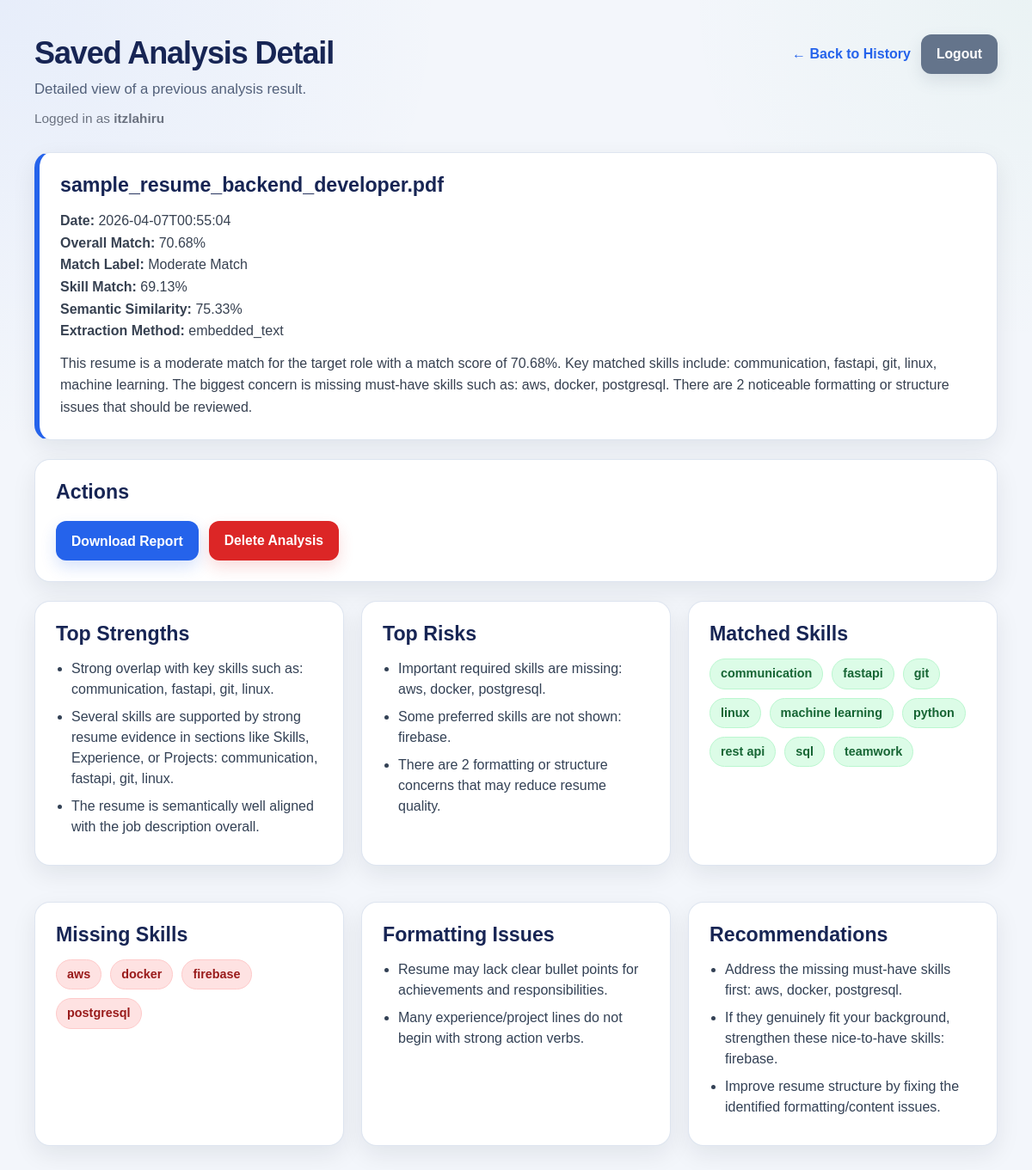
Screenshot of /history/6 (signed in) with the database file from the repository.
### tables this page shows
CREATE TABLE users (
            id INTEGER PRIMARY KEY AUTOINCREMENT,
            username TEXT NOT NULL UNIQUE,
            password_hash TEXT NOT NULL,
            created_at TEXT NOT NULL
        );

CREATE TABLE analyses (
            id INTEGER PRIMARY KEY AUTOINCREMENT,
            filename TEXT NOT NULL,
            analyzed_at TEXT NOT NULL,
            extraction_method TEXT,
            match_label TEXT,
            overall_match REAL,
            skill_match REAL,
            semantic_similarity REAL,
            feedback_summary TEXT,
            job_description TEXT,
            matched_skills TEXT,
            missing_skills TEXT,
            required_missing_skills TEXT,
            preferred_missing_skills TEXT,
            formatting_issues TEXT,
            top_strengths TEXT,
            top_risks TEXT,
            recommendations TEXT
        , report_payload TEXT, user_id INTEGER);

### app/main.py (the view)
@app.get("/history/{analysis_id}", response_class=HTMLResponse)
async def history_detail_page(request: Request, analysis_id: int):
    current_user = require_login(request)
    if isinstance(current_user, RedirectResponse):
        return current_user
    analysis = get_analysis_by_id(analysis_id, current_user["id"])
    if analysis is None:
        return templates.TemplateResponse(
            request=request,
            name="history_detail.html",
            context={
                "analysis": None,
                "error": "Analysis not found.",
                "current_user": current_user,
            },
        )
    return templates.TemplateResponse(
        request=request,
        name="history_detail.html",
        context={
            "analysis": analysis,
            "error": None,
            "current_user": current_user,
        },
    )

### app/templates/history_detail.html (shortened to what this page needs)
<!DOCTYPE html>
<html lang="en">
<head>
    <link rel="stylesheet" href="{{ url_for('static', path='styles.css') }}">
</head>
<body>
    <div class="container">
        <div class="page-header">
    <div>
        <h1>Saved Analysis Detail</h1>
        <p class="subtitle">Detailed view of a previous analysis result.</p>
        <p class="auth-meta">Logged in as <strong>{{ current_user.username }}</strong></p>
    </div>
    <div class="top-actions">
        <a class="back-link" href="/history">← Back to History</a>
        <form action="/logout" method="post" class="inline-form">
            <button type="submit" class="secondary-danger-button">Logout</button>
        </form>
    </div>
</div>
        {% if analysis %}
        <div class="card highlight-card">
            <h2>{{ analysis.filename }}</h2>
            <p><strong>Date:</strong> {{ analysis.analyzed_at }}</p>
            <p><strong>Overall Match:</strong> {{ analysis.overall_match }}%</p>
            <p><strong>Match Label:</strong> {{ analysis.match_label }}</p>
            <p><strong>Skill Match:</strong> {{ analysis.skill_match }}%</p>
            <p><strong>Semantic Similarity:</strong> {{ analysis.semantic_similarity }}%</p>
            <p><strong>Extraction Method:</strong> {{ analysis.extraction_method }}</p>
            <p class="summary">{{ analysis.feedback_summary }}</p>
        </div>
        <div class="card">
    <h2>Actions</h2>
    <div class="detail-actions">
        <a class="button-link" href="/history/{{ analysis.id }}/download-report">Download Report</a>
        <form action="/history/{{ analysis.id }}/delete" method="post" onsubmit="return confirm('Delete this saved analysis?');">
            <button type="submit" class="danger-button">Delete Analysis</button>
        </form>
    </div>
</div>
        <div class="results-grid">
            <div class="card">
                <h2>Top Strengths</h2>
                {% if analysis.top_strengths %}
                    <ul>
                        {% for item in analysis.top_strengths %}
                            <li>{{ item }}</li>
                        {% endfor %}
                    </ul>
                {% else %}
                    <p>No strengths available.</p>
                {% endif %}
            </div>
            <div class="card">
                <h2>Top Risks</h2>
                {% if analysis.top_risks %}
                    <ul>
                        {% for item in analysis.top_risks %}
                            <li>{{ item }}</li>
                        {% endfor %}
                    </ul>
                {% else %}
                    <p>No risks available.</p>
                {% endif %}
            </div>
            <div class="card">
                <h2>Matched Skills</h2>
                {% if analysis.matched_skills %}
                    <div class="tag-list">
                        {% for skill in analysis.matched_skills %}
                            <span class="tag tag-green">{{ skill }}</span>
                        {% endfor %}
                    </div>
                {% else %}
                    <p>No matched skills found.</p>
                {% endif %}
            </div>
            <div class="card">
                <h2>Missing Skills</h2>
                {% if analysis.missing_skills %}
                    <div class="tag-list">
                        {% for skill in analysis.missing_skills %}
                            <span class="tag tag-red">{{ skill }}</span>
                        {% endfor %}
                    </div>
                {% else %}
                    <p>No missing skills found.</p>
                {% endif %}
            </div>
            <div class="card">
                <h2>Formatting Issues</h2>
                {% if analysis.formatting_issues %}
                    <ul>
                        {% for issue in analysis.formatting_issues %}
                            <li>{{ issue }}</li>
                        {% endfor %}
                    </ul>
                {% else %}
                    <p>No formatting issues found.</p>
                {% endif %}
            </div>
            <div class="card">
                <h2>Recommendations</h2>
                {% if analysis.recommendations %}
                    <ul>
                        {% for item in analysis.recommendations %}
                            <li>{{ item }}</li>
                        {% endfor %}
                    </ul>
                {% else %}
                    <p>No recommendations available.</p>
                {% endif %}
            </div>
        </div>
        {% endif %}
    </div>
</body>
</html>

### app/static/styles.css (style rules this page uses)
:root { --bg: #f3f6fb; --surface: #ffffff; --surface-soft: #f8fafc; --border: #dbe3ef; --border-strong: #c8d3e3; --text: #172554; --text-soft: #52607a; --text-muted: #6b7280; --primary: #2563eb; --primary-hover: #1d4ed8; --primary-soft: #dbeafe; --success: #16a34a; --success-soft: #dcfce7; --warning: #d97706; --warning-soft: #fef3c7; --danger: #dc2626; --danger-soft: #fee2e2; --neutral-soft: #e5e7eb; --shadow-sm: 0 4px 14px rgba(15, 23, 42, 0.05); --shadow-md: 0 10px 28px rgba(15, 23, 42, 0.08); --shadow-lg: 0 16px 38px rgba(15, 23, 42, 0.12); --radius-sm: 10px; --radius-md: 14px; --radius-lg: 18px; --container: 1120px; --container-wide: 1280px; }
*, *::before, *::after { box-sizing: border-box; }
html { scroll-behavior: smooth; }
body { margin: 0; background: radial-gradient(circle at top left, rgba(37, 99, 235, 0.06), transparent 28%), radial-gradient(circle at top right, rgba(22, 163, 74, 0.04), transparent 22%), var(--bg); color: var(--text); font-family: Arial, sans-serif; line-height: 1.5; }
.container { width: min(var(--container), calc(100% - 32px)); margin: 40px auto 56px; }
h1, h2, h3 { margin: 0; color: var(--text); line-height: 1.2; }
h1 { font-size: clamp(2rem, 3vw, 2.65rem); font-weight: 800; letter-spacing: -0.03em; margin-bottom: 8px; }
h2 { font-size: 1.45rem; font-weight: 800; margin-bottom: 14px; }
p { margin: 0; }
.subtitle { color: var(--text-soft); font-size: 1.05rem; margin-bottom: 0; }
.auth-meta { margin-top: 10px; color: var(--text-muted); font-size: 0.96rem; }
.page-header { display: flex; justify-content: space-between; align-items: flex-start; gap: 18px; margin-bottom: 28px; }
.top-actions { display: flex; align-items: center; gap: 12px; flex-wrap: wrap; }
.inline-form { margin: 0; }
.card { background: var(--surface); border: 1px solid rgba(219, 227, 239, 0.9); border-radius: var(--radius-lg); box-shadow: var(--shadow-md); padding: 24px; margin-bottom: 22px; }
.card p { line-height: 1.6; color: #374151; }
.highlight-card { border-left: 6px solid var(--primary); }
.summary { margin-top: 12px; color: #475569; line-height: 1.65; }
a { color: var(--primary); }
.back-link, .detail-link { display: inline-flex; align-items: center; gap: 6px; text-decoration: none; color: var(--primary); font-weight: 700; transition: 0.18s ease; }
button, .button-link { display: inline-flex; align-items: center; justify-content: center; gap: 8px; min-height: 46px; padding: 0 18px; border: none; border-radius: 12px; background: var(--primary); color: #fff; font-size: 0.98rem; font-weight: 700; text-decoration: none; cursor: pointer; transition: transform 0.12s ease, background 0.18s ease, box-shadow 0.18s ease; box-shadow: 0 8px 18px rgba(37, 99, 235, 0.18); }
.secondary-button, .secondary-danger-button { background: #64748b; box-shadow: 0 8px 18px rgba(100, 116, 139, 0.16); }
.danger-button { background: var(--danger); box-shadow: 0 8px 18px rgba(220, 38, 38, 0.16); }
.results-grid, .score-breakdown-grid { display: grid; grid-template-columns: repeat(auto-fit, minmax(285px, 1fr)); gap: 20px; margin-bottom: 20px; }
.tag-list { display: flex; flex-wrap: wrap; gap: 10px; }
.tag { display: inline-flex; align-items: center; padding: 8px 12px; border-radius: 999px; font-size: 0.9rem; font-weight: 700; line-height: 1.2; border: 1px solid transparent; }
.tag-green { background: var(--success-soft); color: #166534; border-color: #bbf7d0; }
.tag-red { background: var(--danger-soft); color: #991b1b; border-color: #fecaca; }
ul { margin: 0; padding-left: 18px; }
li { margin-bottom: 8px; color: #334155; }
.history-actions, .detail-actions { display: flex; flex-wrap: wrap; gap: 12px; margin-top: auto; padding-top: 6px; align-items: center; }

### rows the page displays
users: username "itzlahiru"
analyses: filename "sample_resume_backend_developer.pdf", analyzed_at "2026-04-07T00:55:04", overall_match "70.68", match_label "Moderate Match", skill_match "69.13", semantic_similarity "75.33", extraction_method "embedded_text", feedback_summary "This resume is a moderate match for the target role with a match score of 70.68%. Key matched skills include: communication, fastapi, git, linux, machine learning. The biggest concern is missing must-have skills such as: aws, docker, postgresql. There are 2 noticeable formatting or structure issues that should be reviewed."

### other values shown
{{ item }} "Strong overlap with key skills such as: communication, fastapi, git, linux." "Several skills are supported by strong resume evidence in sections like Skills, Experience, or Projects: communication, fastapi, git, linux." "The resume is semantically well aligned with the job description overall."
{{ item }} "Important required skills are missing: aws, docker, postgresql." "Some preferred skills are not shown: firebase." "There are 2 formatting or structure concerns that may reduce resume quality."
{{ skill }} "communication" "fastapi" "git" "linux" "machine learning" "python" "rest api" "sql" "teamwork"
{{ skill }} "aws" "docker" "firebase" "postgresql"
{{ issue }} "Resume may lack clear bullet points for achievements and responsibilities." "Many experience/project lines do not begin with strong action verbs."
{{ item }} "Address the missing must-have skills first: aws, docker, postgresql." "If they genuinely fit your background, strengthen these nice-to-have skills: firebase." "Improve resume structure by fixing the identified formatting/content issues."
